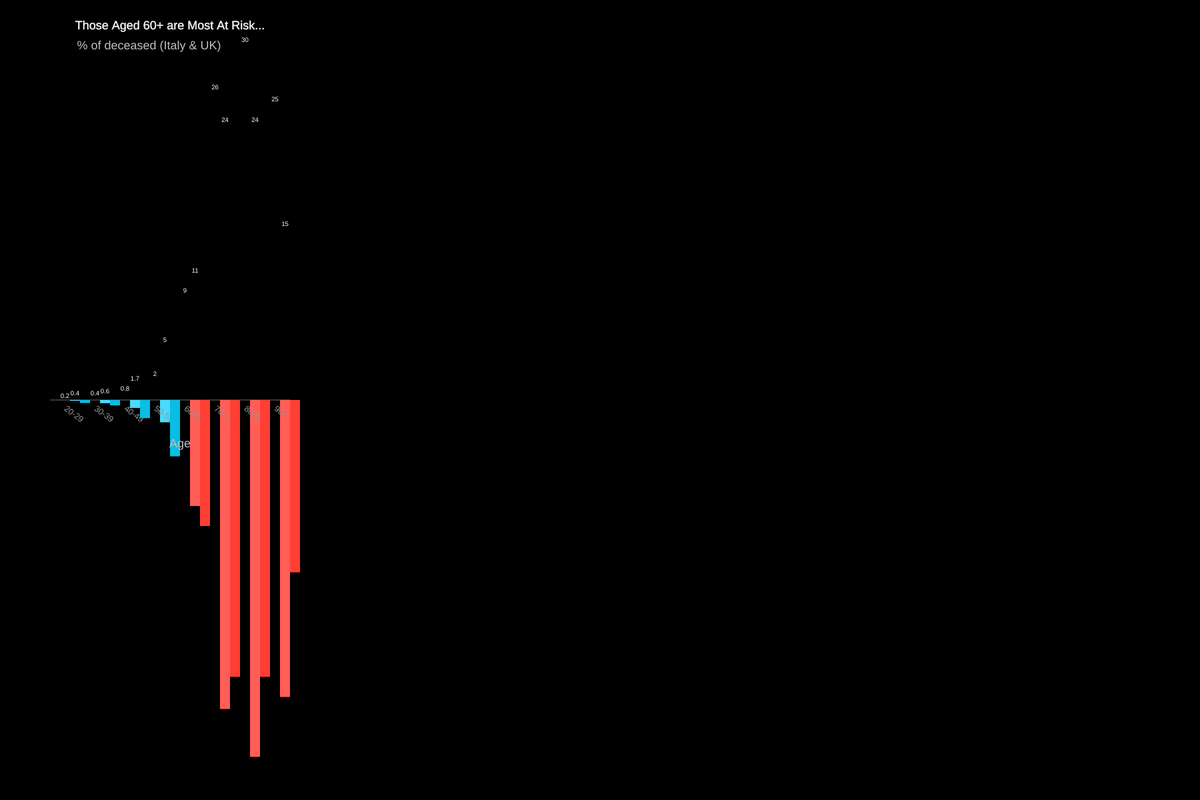
Frame 1 (no input)
Frame 2 (the mouse pressed at the canvas centre, redrawn once): identical to frame 1, image omitted

The p5.js sketch that drew this single still picture (run headless with seeded random() and noise() and a simulated clock; the mouse was pressed at the canvas centre and the sketch redrawn once):

// p5.js sketch
// ── sketch.js
let data01 = [
    { name: "20-29", total: 0.2},
    { name: "30-39", total: 0.4 },
    { name: "40-49", total: 0.8},
    { name: "50-59", total: 2},
    { name: "60-69", total: 9},
    { name: "70-79", total: 26  },
    { name: "80-89", total: 30 },
    { name: "90+", total: 25 }
];

let data02 = [
    { name: "20-29", total: 0.4},
    { name: "30-39", total: 0.6 },
    { name: "40-49", total: 1.7 },
    { name: "50-59", total: 5 },
    { name: "60-69", total: 11 },
    { name: "70-79", total: 24 },
    { name: "80-89", total: 24 },
    { name: "90+", total: 15 }
];





let Italy_chart;
let UK_chart_case;

function setup() {
    createCanvas(1800, 1200);

    Italy_chart = new Italy_chart_Chart(data01);
    Italy_chart.chartWidth = 600;
    Italy_chart.chartHeight = 900;
    Italy_chart.posX = 125;
    Italy_chart.posY = 1000;

    UK_chart_case = new UK_Chart(data02);
    UK_chart_case.chartWidth = 600;
    UK_chart_case.chartHeight = 700;
    UK_chart_case.posX = 150;
    UK_chart_case.posY = 1000;

    noLoop()

}


function draw() {
    scale(0.6);
    background(0);
    Italy_chart.updateValues();
    Italy_chart.render();

    UK_chart_case.updateValues();
    UK_chart_case.render();


}
// ── Italy_chart_Chart.js
class Italy_chart_Chart {
    constructor(_data) {
        this.data = _data;

        this.chartHeight = 200;
        this.chartWidth = 200;
        this.spacing = 100;
        this.margin = 50;
        this.numTicks = 10;
        this.posX = 100;
        this.posY = 300;
        this.tickIncrements;
        this.maxValue;
        this.numPlaces = 0.1;
        this.tickSpacing;
        this.barWidth;
        this.availableWidth;
        this.tickbelow;

        this.showValues = true; //show values above
        this.showLabels = true; //rotate values
        this.rotateLabels = true; //show name

        this.title2 = "Those Aged 60+ are Most At Risk...";

        //this.title = "Country";
        this.fontSize = 30;
        this.textFont = ('Roboto');
        this.chartWidthAge = 600;
        this.chartHeightAge = -150;

        this.colors = [color('#48dbfb'), color('#48dbfb'), color('#48dbfb'), color('#48dbfb'), color('#ff5e57'), color('#ff5e57'), color('#ff5e57'), color('#ff5e57')];


        this.updateValues();
        this.calculateMaxValue();
    }

    updateValues() {
        this.tickSpacing = this.chartHeight / this.numTicks; //space between ticks on  the left 
        this.availableWidth = this.chartWidth - (this.margin * 2) - (this.spacing * (this.data.length - 1)); //available space for bars
        this.barWidth = this.availableWidth / this.data.length; //bar width
        //this.tickbelow = this.chartHeight / this.numTicks; //space between ticks on the below (need help)********
    }

    calculateMaxValue() {
        let listValues = this.data.map(function(x) { return x.total });
        this.maxValue = max(listValues);
        this.tickIncrements = (this.maxValue / this.numTicks);
    }
    



    render() {
        push()
        translate(this.posX, this.posY);
        this.drawAxis();
        //this.drawTicks();
        //this.drawHorizontalTicks();
        // this.drawHorizontalTicks2();
        this.drawRects();
        //this.drawRects2();
        //this.titleAge();
        this.titleCovid();
        // this.lineDot();
        //this.drawVerticalTicks();
        pop()
    }


    scaledData(num) { //this function accepts a parameter(number) and scales it using max and chartHeight
        return map(num, 0, this.maxValue, 4, this.chartHeight);
    }

    drawAxis() {
        stroke(255, 180);
        strokeWeight(1);
        //line(0, 0, 0, -this.chartHeight); //y
        line(0, 0, this.chartWidth, 0); //x

    }

    titleAge() {
        fill('#95a5a6');
        textSize(this.fontSize);
        textAlign(CENTER, BOTTOM);
        text(this.title, this.chartWidthAge / 2, -this.chartHeightAge - 15);
        textFont(); //not work with font
    }

    titleCovid() {
        fill('#FBFBFB');
        textSize(this.fontSize);
        textAlign(CENTER, BOTTOM);
        text(this.title2, this.chartWidth / 2, -this.chartHeight - 20);
        textFont(); //not work with font
        //rotate(PI / 5);
    }

    drawTicks() {
        for (let i = 0; i <= this.numTicks; i++) {
            //ticks
            stroke(255);
            strokeWeight(1);
            line(0, this.tickSpacing * -i, -10, this.tickSpacing * -i);

            //numbers (text)
            fill(255);
            noStroke();
            textSize(15);
            textAlign(RIGHT, CENTER);
            text((i * this.tickIncrements).toFixed(this.numPlaces), -15, this.tickSpacing * -i);
        }
    }

    drawHorizontalTicks() {
        for (let i = 0; i <= this.numTicks; i++) {
            //horizontal lines
            stroke(255);
            strokeWeight(0.2);
            line(0, this.tickSpacing * -i, this.chartWidth, this.tickSpacing * -i);
        }
    }


    drawVerticalTicks() {
        for (let i = 0; i <= this.barWidth; i++) {
            //Vertical lines
            stroke(2);
            strokeWeight(5);
            line(0, this.tickSpacing * -i, this.chartWidth, this.barWidth * -i);
        }
    }

    drawRects() {
        push();
        translate(this.margin, 0);
        for (let i = 0; i < this.data.length; i++) {
            let colorNumber = i % 8;
            //bars
            fill(this.colors[colorNumber]);
            noStroke();
            rect((this.barWidth + this.spacing) * i, 0, this.barWidth, this.scaledData(-this.data[i].total));

            //numbers (text)
            if (this.showValues) {
                noStroke();
                fill(255);
                textSize(16);
                textAlign(CENTER, BOTTOM);
                text(this.data[i].total, ((this.barWidth + this.spacing) * i) + this.barWidth / 2, this.scaledData(-this.data[i].total));
            }

            //text
            if (this.showLabels) {
                if (this.rotateLabels) {
                    push();
                    noStroke();
                    fill(150);
                    textSize(21);
                    textAlign(LEFT, CENTER);

                    translate(((this.barWidth + this.spacing) * i) + this.barWidth / 2, 20);
                    rotate(PI / 5);
                    text(this.data[i].name, 0, 0);
                    pop();
                } else {
                    noStroke();
                    fill(255);
                    textSize(14);
                    textAlign(CENTER, BOTTOM);
                    text(this.data[i].name, ((this.barWidth + this.spacing) * i) + this.barWidth / 2, 20);
                }

            }
        }
        pop();
    }

    // lineDot() {
    //     push()
    //     translate(this.margin, 0);
    //     // Use line with dots
    //     noFill();
    //     stroke(255);
    //     strokeWeight(5);
    //     // line 
    //     beginShape();
    //     for (let i = 0; i < this.data.length; i++) {
    //         //vertex(i * 60, -this.scaledData(this.data[i].median))
    //         vertex((this.barWidth + this.spacing) * i + this.barWidth / 2, this.scaledData(-this.data[i].median));
    //     }

    //     endShape();
    //     // dots 
    //     fill(255, 0, 0);
    //     stroke(255);
    //     strokeWeight(1);
    //     for (let i = 0; i < this.data.length; i++) {
    //         //ellipse(i * 60, -this.scaledData((this.data[i].median)), 10, 10)
    //         ellipse((this.barWidth + this.spacing) * i + this.barWidth / 2, this.scaledData(-this.data[i].median), 10, 10);

    //     }
    //     pop();
    // }
}
// ── UK_Chart.js
class UK_Chart {
    constructor(_data) {
        this.data = _data;

        this.chartHeight = 200;
        this.chartWidth = 200;
        this.spacing = 100;
        this.margin = 50;
        this.numTicks = 10;
        this.posX = 100;
        this.posY = 300;
        this.tickIncrements;
        this.maxValue;
        this.numPlaces = 0.1;
        this.tickSpacing;
        this.barWidth;
        this.availableWidth;
        this.tickbelow;

        this.showValues = true; //show values above
        this.showLabels = true; //rotate values
        this.rotateLabels = true; //show name

        this.title2 = "% of deceased (Italy & UK)";

        this.title = "Age";
        this.fontSize = 30;
        this.textFont = ('Roboto');
        this.chartWidthAge = 600;
        this.chartHeightAge = -150;

        this.colors = [color('#0abde3'), color('#0abde3'), color('#0abde3'), color('#0abde3'), color('#ff3f34'), color('#ff3f34'), color('#ff3f34'), color('#ff3f34')];


        this.updateValues();
        this.calculateMaxValue();
    }

    updateValues() {
        this.tickSpacing = this.chartHeight / this.numTicks; //space between ticks on  the left 
        this.availableWidth = this.chartWidth - (this.margin * 2) - (this.spacing * (this.data.length - 1)); //available space for bars
        this.barWidth = this.availableWidth / this.data.length; //bar width
        //this.tickbelow = this.chartHeight / this.numTicks; //space between ticks on the below (need help)********
    }

    calculateMaxValue() {
        let listValues = this.data.map(function(x) { return x.total });
        this.maxValue = max(listValues);
        this.tickIncrements = (this.maxValue / this.numTicks);
    }



    render() {
        push()
        translate(this.posX, this.posY);
        //this.drawAxis();
        //this.drawTicks();
        //this.drawHorizontalTicks();
        // this.drawHorizontalTicks2();
        this.drawRects();
        //this.drawRects2();
        this.titleAge();
        this.titleCovid();
        //this.lineDot();
        //this.drawVerticalTicks();
        pop()
    }


    scaledData(num) { //this function accepts a parameter(number) and scales it using max and chartHeight
        return map(num, 0, this.maxValue, 4, this.chartHeight);
    }

    drawAxis() {
        stroke(255, 180);
        strokeWeight(2);
        line(0, 0, 0, -this.chartHeight); //y
        line(0, 0, this.chartWidth, 0); //x

    }

    titleAge() {
        fill('#bdc3c7');
        textSize(this.fontSize);
        textAlign(CENTER, BOTTOM);
        text(this.title, this.chartWidthAge / 2, -this.chartHeightAge - 25);
        textFont(); //not work with font
    }

    titleCovid() {
        fill('#C1C1C1');
        textSize(this.fontSize);
        textAlign(CENTER, BOTTOM);
        text(this.title2, 445 / 2,-870);
        textFont(); //not work with font
        //rotate(PI / 5);
    }

    drawTicks() {
        for (let i = 0; i <= this.numTicks; i++) {
            //ticks
            stroke(255);
            strokeWeight(1);
            line(0, this.tickSpacing * -i, -10, this.tickSpacing * -i);

            //numbers (text)
            fill(255);
            noStroke();
            textSize(15);
            textAlign(RIGHT, CENTER);
            text((i * this.tickIncrements).toFixed(this.numPlaces), -15, this.tickSpacing * -i);
        }
    }

    drawHorizontalTicks() {
        for (let i = 0; i <= this.numTicks; i++) {
            //horizontal lines
            stroke(255);
            strokeWeight(0.2);
            line(0, this.tickSpacing * -i, this.chartWidth, this.tickSpacing * -i);
        }
    }


    drawVerticalTicks() {
        for (let i = 0; i <= this.barWidth; i++) {
            //Vertical lines
            stroke(2);
            strokeWeight(5);
            line(0, this.tickSpacing * -i, this.chartWidth, this.barWidth * -i);
        }
    }

    drawRects() {
        push();
        translate(this.margin, 0);
        for (let i = 0; i < this.data.length; i++) {
            let colorNumber = i % 8;
            //bars
            fill(this.colors[colorNumber]);
            noStroke();
            rect((this.barWidth + this.spacing) * i, 0, this.barWidth, this.scaledData(-this.data[i].total));

            //numbers (text)
            if (this.showValues) {
                noStroke();
                fill(255);
                textSize(16);
                textAlign(CENTER, BOTTOM);
                text(this.data[i].total, ((this.barWidth + this.spacing) * i) + this.barWidth / 2, this.scaledData(-this.data[i].total));
            }

        }
        pop();
    }




    // lineDot() {
    //     push()
    //     translate(this.margin, 0);
    //     // Use line with dots
    //     noFill();
    //     stroke(255);
    //     strokeWeight(5);
    //     // line 
    //     beginShape();
    //     for (let i = 0; i < this.data.length; i++) {
    //         //vertex(i * 60, -this.scaledData(this.data[i].median))
    //         vertex((this.barWidth + this.spacing) * i + this.barWidth / 2, this.scaledData(-this.data[i].median));
    //     }

    //     endShape();
    //     // dots 
    //     fill(255, 0, 0);
    //     stroke(255);
    //     strokeWeight(1);
    //     for (let i = 0; i < this.data.length; i++) {
    //         //ellipse(i * 60, -this.scaledData((this.data[i].median)), 10, 10)
    //         ellipse((this.barWidth + this.spacing) * i + this.barWidth / 2, this.scaledData(-this.data[i].median), 10, 10);

    //     }
    //     pop();
    // }
}
